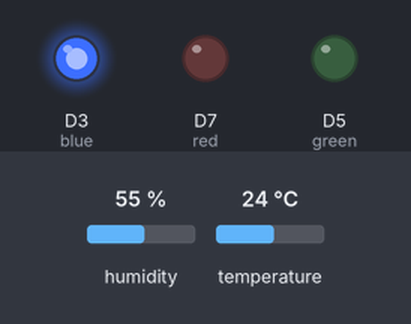
Bench run of a sketch on a simulated ESP8266 (NodeMCU). Parts: output pins drawn as LEDs (lit = HIGH). The inputs (shaded band) are chosen by the test bench; at power-on: humidity 55 %, temperature 24 °C. WiFi joins after 1.5 s; servers stay silent unless stated; no MQTT or app messages arrive unless stated; what the sketch prints to the serial monitor is not drawn.

Above: at 0.3 s.
At 1.6 s:
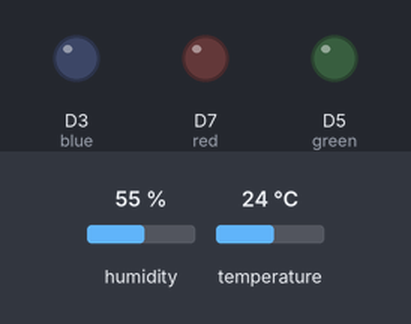
At 3.6 s:
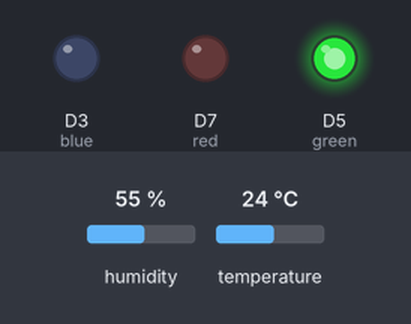
Timing chart, 0 to 5.1 s (numbered marks = the images above):
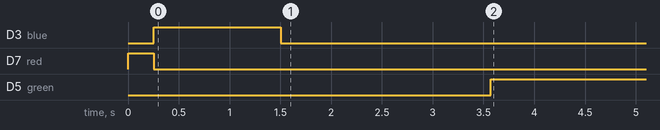

Measured:
- by itself, D5 (green): LOW → HIGH at 3.6 s

The sketch:

HomeDHT-v1-0-0.ino
```cpp
#include "DHT.h"
#include "ESP8266WiFi.h"
#include "PubSubClient.h"

// Config DHT22
#define DHTPIN 5
#define DHTTYPE DHT22
DHT dht(DHTPIN, DHTTYPE);

// Config LED 3 color
#define blue D3
#define green D5
#define red D7

// Config WiFi
#define ssid "npswifi_ap"
#define pass "computer"

// Config MQTT Server
#define mqttServer "homenano.trueddns.com"
#define mqttPort 24347
#define mqttUser "roj"
#define mqttPassword "123456"

String  company = "NP";
String  location_id = "BANMOH";
String  thCode = "ESP01";

WiFiClient wifiClient;
PubSubClient client(wifiClient);

void setup() {
  pinMode(blue, OUTPUT);
  pinMode(green, OUTPUT);
  pinMode(red, OUTPUT);
  digitalWrite(blue, LOW);
  digitalWrite(green, LOW);
  digitalWrite(red, LOW);

  digitalWrite(red, HIGH);
  connect();

  setupMQTT();
  setupDHT();
}

void loop() {
  loopDHT();
}


void setupMQTT() {
  client.setServer(mqttServer, mqttPort);
  if (!client.connected()) {
    Serial.print("Attempting MQTT connection...");
    if (client.connect("ESP8266Client", mqttUser, mqttPassword)) {
      Serial.println("connected");

      client.publish("dht/temperature", "Hello from ESP8266");

    } else {
      Serial.print("failed, rc=");
      Serial.print(client.state());
      Serial.println(" try again in 5 seconds");
      delay(5000);
      return;
    }
  }

}

void setupDHT() {
  dht.begin();
}

void loopDHT() {
  delay(2000);

  float h = dht.readHumidity();
  float t = dht.readTemperature();
  float f = dht.readTemperature(true);

  if (isnan(h) || isnan(t) || isnan(f)) {
    Serial.println(F("Failed to read from DHT sensor!"));
    digitalWrite(green, LOW);
    digitalWrite(red, HIGH);
    delay(100);
    digitalWrite(red, LOW);
    digitalWrite(green, HIGH);
    delay(100);
    return;
    }else{
     status_connect();
     delay(8000);
  }

  // Compute heat index in Fahrenheit (the default)
  float hif = dht.computeHeatIndex(f, h);
  // Compute heat index in Celsius (isFahreheit = false)
  float hic = dht.computeHeatIndex(t, h, false);


  String humidity;
  humidity += h;
  client.publish("dht-ESP001/humidity", (char*) humidity.c_str());

  String temperature;
  temperature += t;
  client.publish("dht-ESP001/temperature", (char*) temperature.c_str());

  Serial.print(("Humidity: "));
  Serial.print(h);
  Serial.print(" %");

  Serial.print(F("%  Temperature: "));
  Serial.print(t);
  Serial.print(F("°C "));
  Serial.print(f);

  Serial.print(F("°F  Heat index: "));
  Serial.print(hic);
  Serial.print(F("°C "));
  Serial.print(hif);
  Serial.println(F("°F"));
  delay(100);
  status_connect();
}

void connect()
{
  Serial.begin(9600);
  Serial.println("Starting...");
  WiFi.begin(ssid, pass);
   while (WiFi.status() != WL_CONNECTED)
   {
      delay(250);
      digitalWrite(red, LOW);
      digitalWrite(blue, HIGH);
      Serial.print(".");
   }
   digitalWrite(blue, LOW);
   Serial.println("WiFi connected");
   Serial.println("IP address: ");
   Serial.println(WiFi.localIP());
}

void status_connect(){

  if (WiFi.status() == 3) {
    digitalWrite(blue, LOW); //blue
    digitalWrite(green, HIGH); //green
    digitalWrite(red, LOW); //red
  }
  else if (WiFi.status() == 4) {
    digitalWrite(blue, HIGH); //blue
    digitalWrite(green, LOW); //green
    digitalWrite(red, LOW); //red
  }
  else if (WiFi.status() == 6) {
    digitalWrite(blue, LOW); //blue
    digitalWrite(green, LOW); //green
    digitalWrite(red, HIGH); //red
  }
  else {
   Serial.println("error");
  }
}
```
